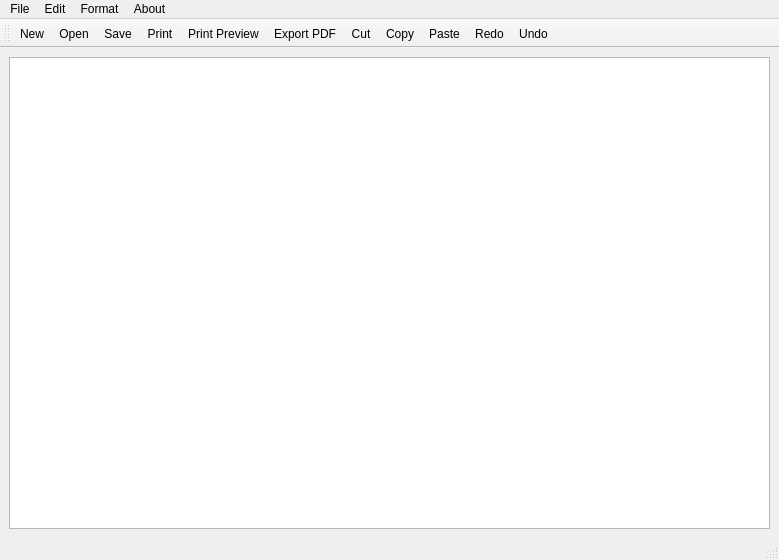
<?xml version="1.0" encoding="UTF-8"?>
<ui version="4.0">
 <class>MainWindow</class>
 <widget class="QMainWindow" name="MainWindow">
  <property name="geometry">
   <rect>
    <x>0</x>
    <y>0</y>
    <width>779</width>
    <height>560</height>
   </rect>
  </property>
  <property name="windowTitle">
   <string>NotePad App</string>
  </property>
  <widget class="QWidget" name="centralwidget">
   <layout class="QHBoxLayout" name="horizontalLayout">
    <item>
     <widget class="QTextEdit" name="textEdit"/>
    </item>
   </layout>
  </widget>
  <widget class="QMenuBar" name="menubar">
   <property name="geometry">
    <rect>
     <x>0</x>
     <y>0</y>
     <width>779</width>
     <height>21</height>
    </rect>
   </property>
   <widget class="QMenu" name="menuFile">
    <property name="title">
     <string>File</string>
    </property>
    <addaction name="actionNew"/>
    <addaction name="actionOpen"/>
    <addaction name="actionSave"/>
    <addaction name="separator"/>
    <addaction name="actionPrint"/>
    <addaction name="actionPrint_Preview"/>
    <addaction name="actionExport_PDF"/>
    <addaction name="separator"/>
    <addaction name="actionQiet"/>
   </widget>
   <widget class="QMenu" name="menuEdit">
    <property name="title">
     <string>Edit</string>
    </property>
    <addaction name="actionUndo"/>
    <addaction name="actionRedo"/>
    <addaction name="separator"/>
    <addaction name="actionCut"/>
    <addaction name="actionCopy"/>
    <addaction name="actionPaste"/>
   </widget>
   <widget class="QMenu" name="menuFormat">
    <property name="title">
     <string>Format</string>
    </property>
    <addaction name="actionBold"/>
    <addaction name="actionItalic"/>
    <addaction name="actionUnder_Line"/>
    <addaction name="separator"/>
    <addaction name="actionLeft"/>
    <addaction name="actionRight"/>
    <addaction name="actionCenter"/>
    <addaction name="actionJustify"/>
    <addaction name="separator"/>
    <addaction name="actionFont"/>
    <addaction name="actionColor"/>
   </widget>
   <widget class="QMenu" name="menuAbout">
    <property name="title">
     <string>About</string>
    </property>
    <addaction name="actionAbout_App"/>
   </widget>
   <addaction name="menuFile"/>
   <addaction name="menuEdit"/>
   <addaction name="menuFormat"/>
   <addaction name="menuAbout"/>
  </widget>
  <widget class="QStatusBar" name="statusbar"/>
  <widget class="QToolBar" name="toolBar">
   <property name="windowTitle">
    <string>toolBar</string>
   </property>
   <attribute name="toolBarArea">
    <enum>TopToolBarArea</enum>
   </attribute>
   <attribute name="toolBarBreak">
    <bool>false</bool>
   </attribute>
   <addaction name="actionNew"/>
   <addaction name="actionOpen"/>
   <addaction name="actionSave"/>
   <addaction name="actionPrint"/>
   <addaction name="actionPrint_Preview"/>
   <addaction name="actionExport_PDF"/>
   <addaction name="actionCut"/>
   <addaction name="actionCopy"/>
   <addaction name="actionPaste"/>
   <addaction name="actionRedo"/>
   <addaction name="actionUndo"/>
  </widget>
  <action name="actionNew">
   <property name="icon">
    <iconset resource="images/images.qrc">
     <normaloff>:/images/new.png</normaloff>:/images/new.png</iconset>
   </property>
   <property name="text">
    <string>New</string>
   </property>
   <property name="shortcut">
    <string>Ctrl+N</string>
   </property>
  </action>
  <action name="actionOpen">
   <property name="icon">
    <iconset resource="images/images.qrc">
     <normaloff>:/images/open.png</normaloff>:/images/open.png</iconset>
   </property>
   <property name="text">
    <string>Open</string>
   </property>
   <property name="shortcut">
    <string>Ctrl+O</string>
   </property>
  </action>
  <action name="actionSave">
   <property name="icon">
    <iconset resource="images/images.qrc">
     <normaloff>:/images/save.png</normaloff>:/images/save.png</iconset>
   </property>
   <property name="text">
    <string>Save</string>
   </property>
   <property name="shortcut">
    <string>Ctrl+S</string>
   </property>
  </action>
  <action name="actionPrint">
   <property name="icon">
    <iconset resource="images/images.qrc">
     <normaloff>:/images/print.png</normaloff>:/images/print.png</iconset>
   </property>
   <property name="text">
    <string>Print</string>
   </property>
   <property name="shortcut">
    <string>Ctrl+P</string>
   </property>
  </action>
  <action name="actionPrint_Preview">
   <property name="icon">
    <iconset resource="images/images.qrc">
     <normaloff>:/images/printprev.png</normaloff>:/images/printprev.png</iconset>
   </property>
   <property name="text">
    <string>Print Preview</string>
   </property>
   <property name="shortcut">
    <string>Ctrl+Shift+P</string>
   </property>
  </action>
  <action name="actionExport_PDF">
   <property name="icon">
    <iconset resource="images/images.qrc">
     <normaloff>:/images/pdf.png</normaloff>:/images/pdf.png</iconset>
   </property>
   <property name="text">
    <string>Export PDF</string>
   </property>
   <property name="shortcut">
    <string>Ctrl+Shift+O</string>
   </property>
  </action>
  <action name="actionQiet">
   <property name="icon">
    <iconset resource="images/images.qrc">
     <normaloff>:/images/exit.png</normaloff>:/images/exit.png</iconset>
   </property>
   <property name="text">
    <string>Quit</string>
   </property>
   <property name="shortcut">
    <string>Ctrl+Q</string>
   </property>
  </action>
  <action name="actionUndo">
   <property name="icon">
    <iconset resource="images/images.qrc">
     <normaloff>:/images/undo.png</normaloff>:/images/undo.png</iconset>
   </property>
   <property name="text">
    <string>Undo</string>
   </property>
   <property name="shortcut">
    <string>Ctrl+U</string>
   </property>
  </action>
  <action name="actionRedo">
   <property name="icon">
    <iconset resource="images/images.qrc">
     <normaloff>:/images/redo.png</normaloff>:/images/redo.png</iconset>
   </property>
   <property name="text">
    <string>Redo</string>
   </property>
   <property name="shortcut">
    <string>Ctrl+R</string>
   </property>
  </action>
  <action name="actionCut">
   <property name="icon">
    <iconset resource="images/images.qrc">
     <normaloff>:/images/cut.png</normaloff>:/images/cut.png</iconset>
   </property>
   <property name="text">
    <string>Cut</string>
   </property>
   <property name="shortcut">
    <string>Ctrl+X</string>
   </property>
  </action>
  <action name="actionCopy">
   <property name="icon">
    <iconset resource="images/images.qrc">
     <normaloff>:/images/copy.png</normaloff>:/images/copy.png</iconset>
   </property>
   <property name="text">
    <string>Copy</string>
   </property>
   <property name="shortcut">
    <string>Ctrl+C</string>
   </property>
  </action>
  <action name="actionBold">
   <property name="icon">
    <iconset resource="images/images.qrc">
     <normaloff>:/images/bold.png</normaloff>:/images/bold.png</iconset>
   </property>
   <property name="text">
    <string>Bold</string>
   </property>
   <property name="shortcut">
    <string>Ctrl+B</string>
   </property>
  </action>
  <action name="actionItalic">
   <property name="icon">
    <iconset resource="images/images.qrc">
     <normaloff>:/images/italic.png</normaloff>:/images/italic.png</iconset>
   </property>
   <property name="text">
    <string>Italic</string>
   </property>
   <property name="shortcut">
    <string>Ctrl+I</string>
   </property>
  </action>
  <action name="actionUnder_Line">
   <property name="icon">
    <iconset resource="images/images.qrc">
     <normaloff>:/images/underline.png</normaloff>:/images/underline.png</iconset>
   </property>
   <property name="text">
    <string>Under Line</string>
   </property>
   <property name="shortcut">
    <string>Ctrl+N</string>
   </property>
  </action>
  <action name="actionLeft">
   <property name="icon">
    <iconset resource="images/images.qrc">
     <normaloff>:/images/left.png</normaloff>:/images/left.png</iconset>
   </property>
   <property name="text">
    <string>Left</string>
   </property>
   <property name="shortcut">
    <string>Ctrl+L</string>
   </property>
  </action>
  <action name="actionRight">
   <property name="icon">
    <iconset resource="images/images.qrc">
     <normaloff>:/images/right.png</normaloff>:/images/right.png</iconset>
   </property>
   <property name="text">
    <string>Right</string>
   </property>
   <property name="shortcut">
    <string>Ctrl+R</string>
   </property>
  </action>
  <action name="actionCenter">
   <property name="icon">
    <iconset resource="images/images.qrc">
     <normaloff>:/images/center.png</normaloff>:/images/center.png</iconset>
   </property>
   <property name="text">
    <string>Center</string>
   </property>
   <property name="shortcut">
    <string>Ctrl+Space</string>
   </property>
  </action>
  <action name="actionJustify">
   <property name="icon">
    <iconset resource="images/images.qrc">
     <normaloff>:/images/justify.png</normaloff>:/images/justify.png</iconset>
   </property>
   <property name="text">
    <string>Justify</string>
   </property>
   <property name="shortcut">
    <string>Ctrl+J</string>
   </property>
  </action>
  <action name="actionFont">
   <property name="icon">
    <iconset resource="images/images.qrc">
     <normaloff>:/images/font.png</normaloff>:/images/font.png</iconset>
   </property>
   <property name="text">
    <string>Font</string>
   </property>
  </action>
  <action name="actionColor">
   <property name="icon">
    <iconset resource="images/images.qrc">
     <normaloff>:/images/color.png</normaloff>:/images/color.png</iconset>
   </property>
   <property name="text">
    <string>Color</string>
   </property>
  </action>
  <action name="actionAbout_App">
   <property name="icon">
    <iconset resource="images/images.qrc">
     <normaloff>:/images/about.png</normaloff>:/images/about.png</iconset>
   </property>
   <property name="text">
    <string>About App</string>
   </property>
  </action>
  <action name="actionPaste">
   <property name="icon">
    <iconset resource="images/images.qrc">
     <normaloff>:/images/paste.png</normaloff>:/images/paste.png</iconset>
   </property>
   <property name="text">
    <string>Paste</string>
   </property>
  </action>
 </widget>
 <resources>
  <include location="images/images.qrc"/>
 </resources>
 <connections/>
</ui>
